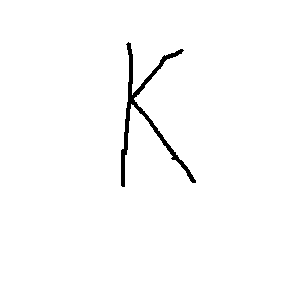
%> input picture Nhan_Dien_Ky_Tu/Tests/k.png, 307 x 285 px
$ octave --eval "result = preprocess(imread('Tests/k.png'));"   (GNU Octave 9; MATLAB toolbox functions it lacks are replaced by stand-ins)
%> lines starting %> are read from the running program, lines starting %| are printed output that depends on the picture; in (x1, y1, x2, y2) boxes, pixels count from 0 and x2, y2 are one past the last pixel; in counts of white or black regions, pixels touching at a corner belong together; the program's own positions count from 1
function Ibox = preprocess(I)

Igray = rgb2gray(I);
%> Igray: size 285x307 uint8; 98.5% white; 1 black region, box (x1, y1, x2, y2) and area: (121, 42, 196, 187) 1331
Ibw = im2bw(Igray,graythresh(Igray));
Iedge = edge(uint8(Ibw));
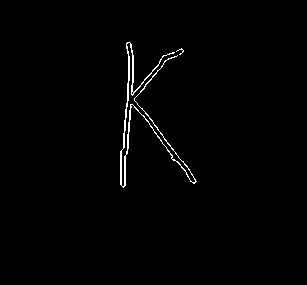
%> Iedge: size 285x307 logical; 1.1% white in thin lines or dots, all inside (x1, y1, x2, y2) = (120, 42, 197, 188)
%--------------------------------
se = strel('Line',25,0);%45 0
se1 = strel('Line',20,90);%20 90
Iedge2 = imdilate(Iedge, se);
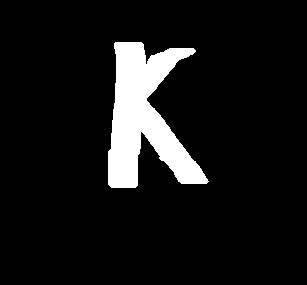
%> Iedge2: size 285x307 logical; 8.7% white; 1 white region, box (x1, y1, x2, y2) and area: (108, 42, 209, 188) 7628
Iedge3 = imdilate(Iedge2, se1);
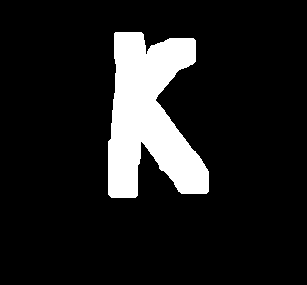
%> Iedge3: size 285x307 logical; 12.1% white; 1 white region, box (x1, y1, x2, y2) and area: (108, 32, 209, 198) 10593
%--------------------------------
% se = strel('square',10);
% Iedge3 = imdilate(Iedge, se);
%--------------------------------
Ifill = imfill(Iedge3,'holes');
[Ilabel num] = bwlabel(Ifill);
%> Ilabel: size 285x307 double; values 0 (black) and 1 (white), 12.1% white; 1 white region
%> num = 1
Iprops = regionprops(Ilabel);
%> Iprops = 1 region; box (x1, y1, x2, y2), Area and Centroid: (108, 32, 209, 198) 10593 [150.2 117.1]
Ibox = [Iprops.BoundingBox];
%> Ibox = [108.5 32.5 101 166]
[y,x]=size(Ibox);
%> y = 1; x = 4
x=x/4;
%> x = 1
Ibox = reshape(Ibox,[4 x]);
%> Ibox = [108.5; 32.5; 101; 166]
